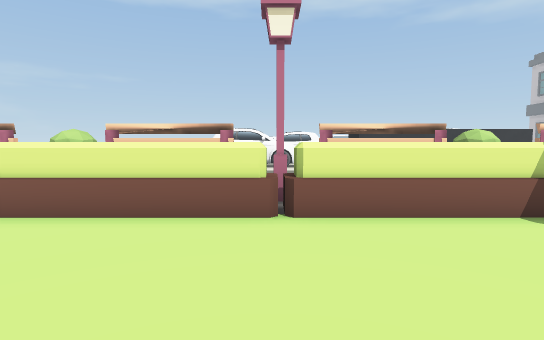
view 1 (above)

24 first-person views from a walk through a Unity game level. The camera is 0.58 m above the floor, tilts 4° down and sees 80° across. The floor is counted in squares, 0.5 m on a side. Each view is taken from the middle of a square. On the plan, view 1 faces up. The plan holds only what a view shows up to about 13 squares ahead; the rest is blank. The place goes on beyond the plan.

view 2
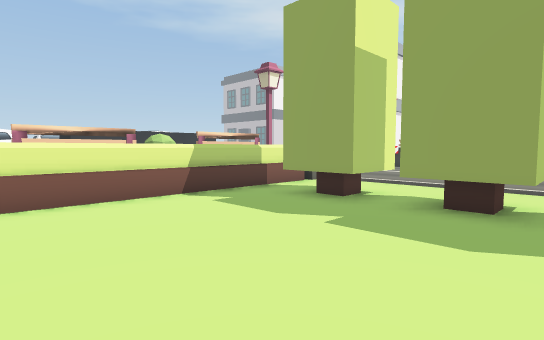

view 3
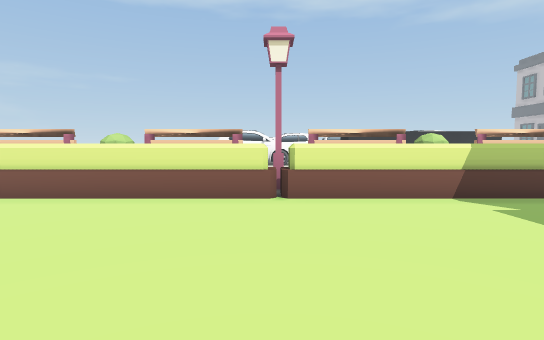

view 4
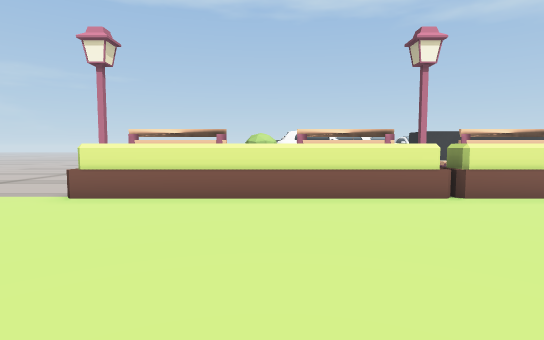

view 5
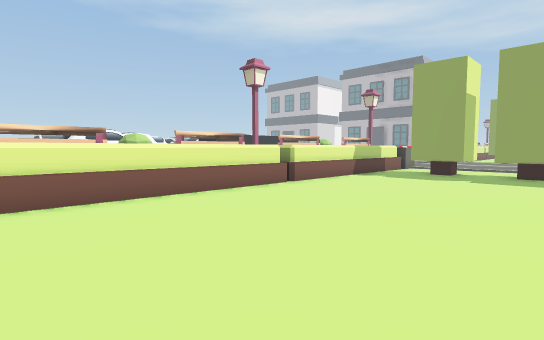

view 6
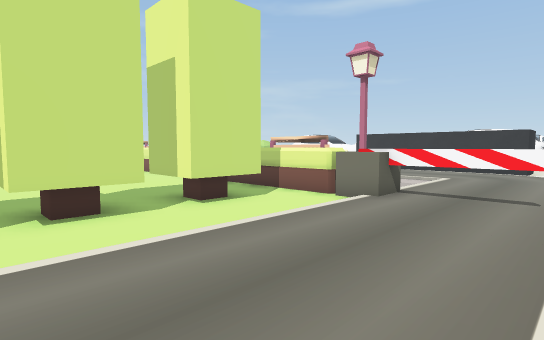

view 7
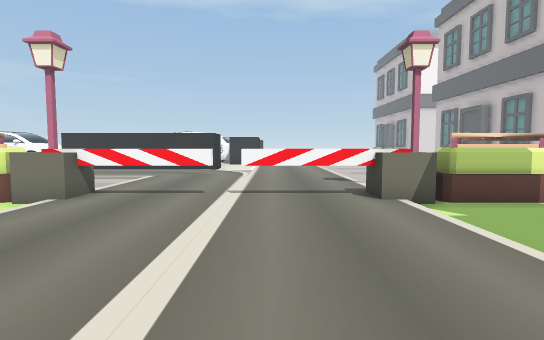

view 8
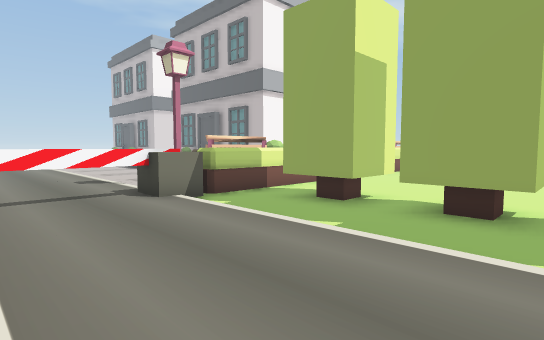

view 9
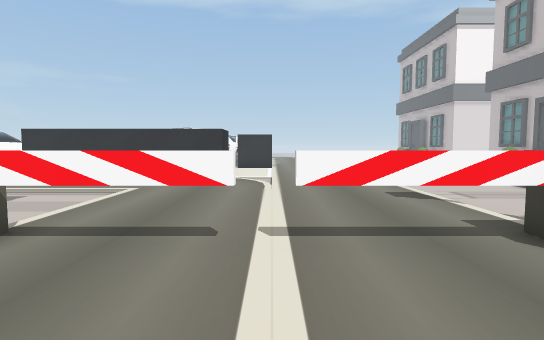

view 10
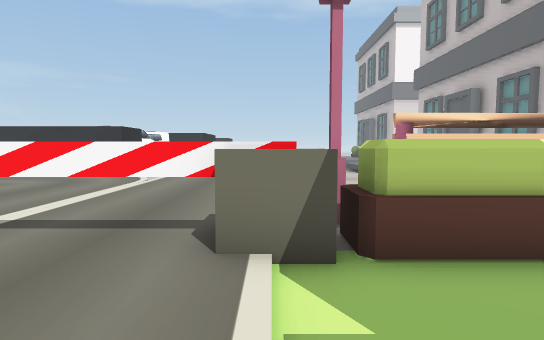

view 11
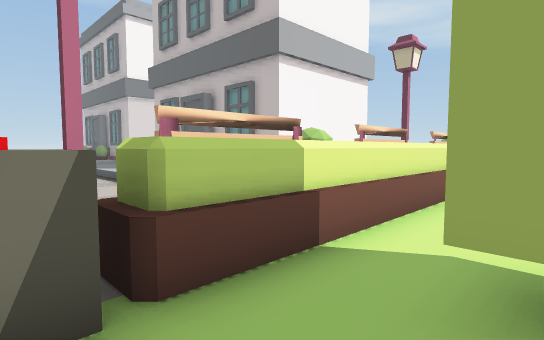

view 12
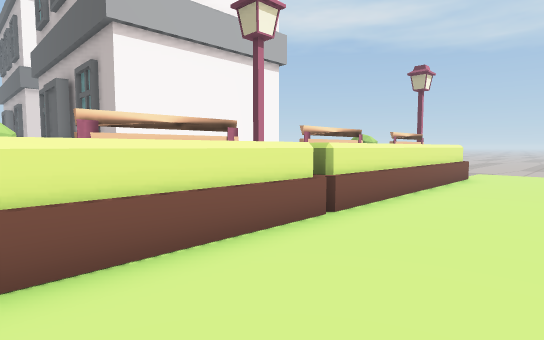

view 13
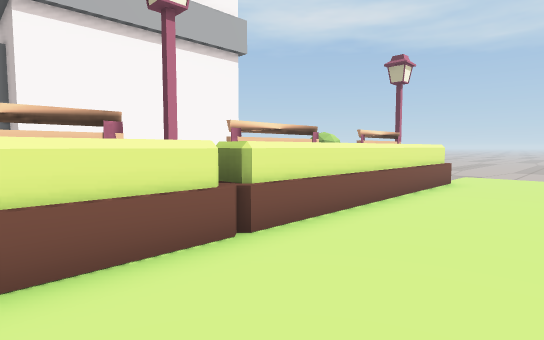

view 14
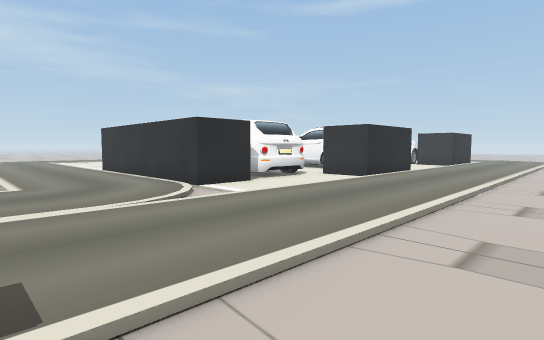

view 15
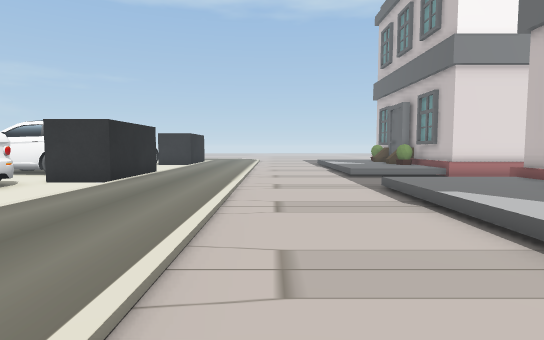

view 16
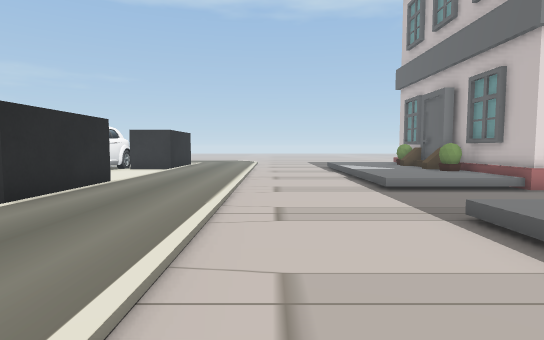

view 17
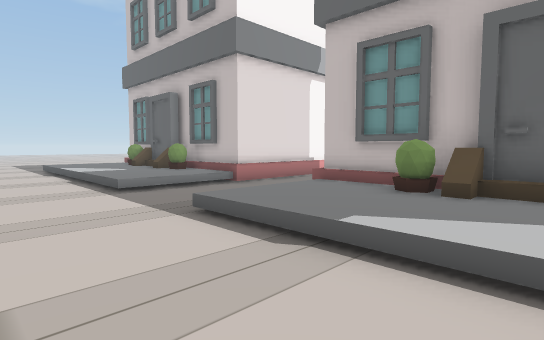

view 18
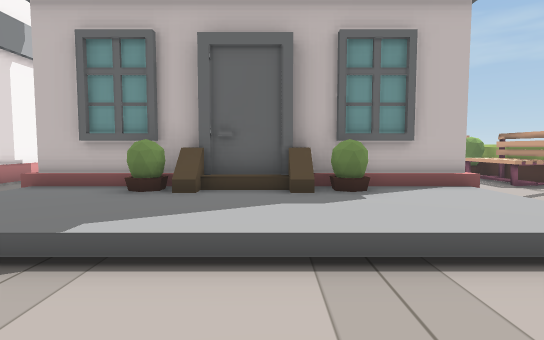

view 19
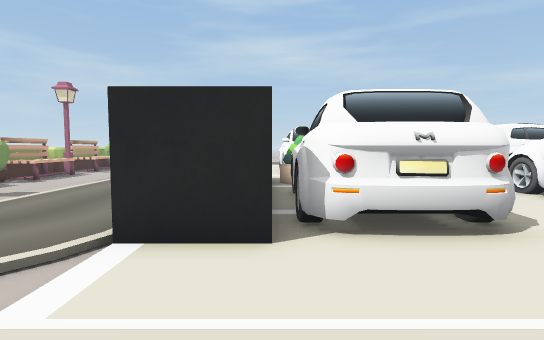

view 20
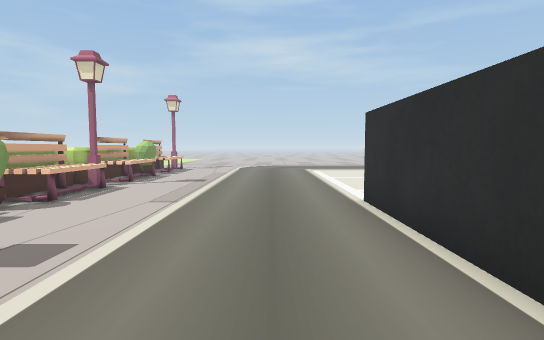

view 21
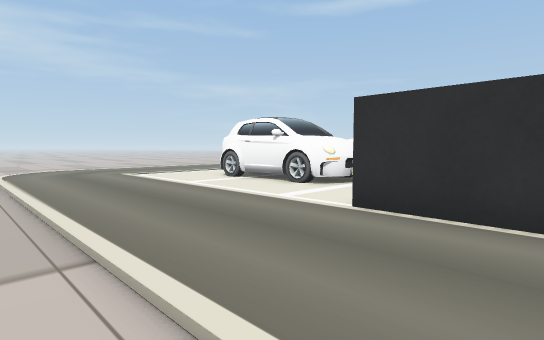

view 22
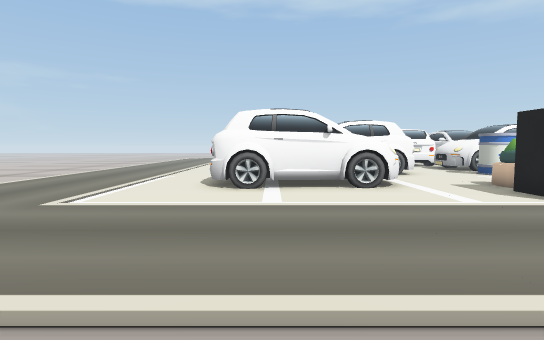

view 23
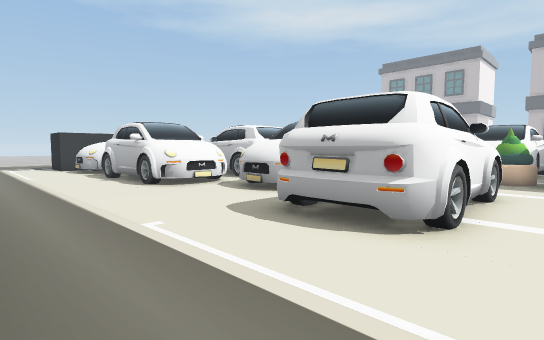

view 24
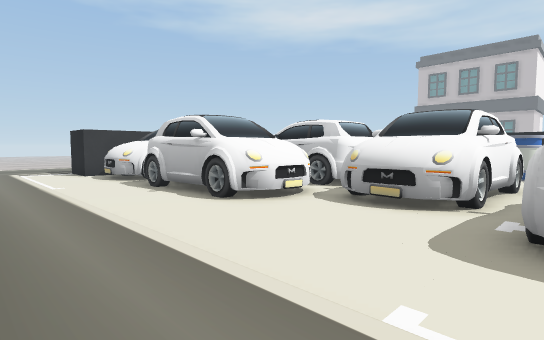

### Floor plan
Key: @ floor where view 1 was taken; # wall or solid block; x gap in a wall; . main floor; - floor 0.05 m lower than the main floor; : floor 0.1 m higher than the main floor; / step, stairs or slope; = window, fence, low wall or low ledge; ^ raised ledge; T thing the floor can be seen under or through; B black block; C car; P plant; A barrel.
Columns run from 9 left of view 1 to 40 right of it. Each row starts with its distance up from view 1.
 28   ....CCC C C              /---/::=#
 27   ....CCCCC C          ..../---/::=#
 26  .....CCCCCCC          ..../---/::=#
 25  ......CC.CC           B.../---/:::#
 24  .......CCC     CCCC   B.../---////^#####
 23  ......CCCC      ..C   B.../-----------
 22  .......CCCCCC.AA ...  B.../----------
 21 ................A   CBBB.../-----
 20 .....CC CCC....     CC...../---////#
 19 .....CC CCCC... C   CC...../---/:::#
 18 .....CCCCCC.....CCCCCC...../---/::=#
 17 .............BP      B...../---/::=#
 16  ............B       B...../---/:::#
 15   ...........BBBBBBBBB...../---/::=#
 14   ........................./---/::=#
 13  ........................../---/::=#
 12  ........................../---/:::#
 11  ///////////////////......./--- ///^######
 10        ------------/......./--
  9        ------------/......./--      ---
  8        ==-===--   -/......./-       --===
  7 ###################/......./##################
  6 =^^^^^^^^^^^^^^^^^^^TTT.TTT^^^^^^^^^^^^^^^ ^
  5 -^^^^^^^^=^^^^^^^^^^.......^x^^^^^^^^=^^^^^^^^----
  4 -------------------........-----------------------
  3 ---------------TTT-........--## ------------------
  2  --------------TTT-........--###---------
  1  ------------------........--------
  0  --------@-----###-........--##  --
 -1   -------------###-.... ...--##  --
 -2  - ----- - ----- --... ....---

Where each view was taken, in squares from view 1:
view 1: 0 up, 0 right, facing up
view 2: 2 down, 0 right, facing up-right
view 3: 2 down, 0 right, facing up
view 4: 2 down, 4 left, facing up
view 5: 2 down, 8 left, facing up-right
view 6: 2 down, 14 right, facing up-left
view 7: 2 down, 15 right, facing up
view 8: 2 down, 14 right, facing up-right
view 9: 2 up, 14 right, facing up
view 10: 2 up, 18 right, facing up
view 11: 3 up, 18 right, facing up-right
view 12: 2 up, 23 right, facing up-right
view 13: 2 up, 25 right, facing up-right
view 14: 10 up, 20 right, facing up-left
view 15: 11 up, 19 right, facing up
view 16: 15 up, 19 right, facing up
view 17: 15 up, 19 right, facing up-right
view 18: 15 up, 19 right, facing right
view 19: 17 up, 16 right, facing left
view 20: 13 up, 11 right, facing left
view 21: 10 up, 7 right, facing up-left
view 22: 9 up, 2 left, facing up
view 23: 16 up, 8 left, facing up-right
view 24: 20 up, 8 left, facing up-right
